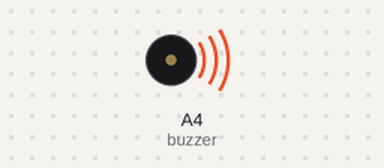
Recording of a sketch running on a simulated Arduino Uno, built with avr-gcc and run on an emulated ATmega328P. Parts: buzzer (waves = sounding).

Above: at 3.3 s.
At 87.1 s:
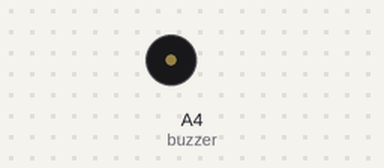
Timing chart, 0 to 88.6 s (numbered marks = the images above):
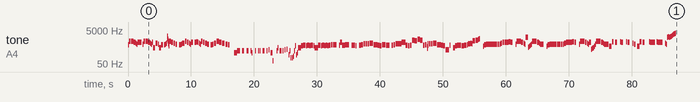

The sketch:

____.ino
```cpp
// ソードアート・オンライン 2nd Season OP 魂の色は (anime version)

#include <avr/pgmspace.h>

#define NOTE_B0  31
#define NOTE_C1  33
#define NOTE_CS1 35
#define NOTE_D1  37
#define NOTE_DS1 39
#define NOTE_E1  41
#define NOTE_F1  44
#define NOTE_FS1 46
#define NOTE_G1  49
#define NOTE_GS1 52
#define NOTE_A1  55
#define NOTE_AS1 58
#define NOTE_B1  62
#define NOTE_C2  65
#define NOTE_CS2 69
#define NOTE_D2  73
#define NOTE_DS2 78
#define NOTE_E2  82
#define NOTE_F2  87
#define NOTE_FS2 93
#define NOTE_G2  98
#define NOTE_GS2 104
#define NOTE_A2  110
#define NOTE_AS2 117
#define NOTE_B2  123
#define NOTE_C3  131
#define NOTE_CS3 139
#define NOTE_D3  147
#define NOTE_DS3 156
#define NOTE_E3  165
#define NOTE_F3  175
#define NOTE_FS3 185
#define NOTE_G3  196
#define NOTE_GS3 208
#define NOTE_A3  220
#define NOTE_AS3 233
#define NOTE_B3  247
#define NOTE_C4  262
#define NOTE_CS4 277
#define NOTE_D4  294
#define NOTE_DS4 311
#define NOTE_E4  330
#define NOTE_F4  349
#define NOTE_FS4 370
#define NOTE_G4  392
#define NOTE_GS4 415
#define NOTE_A4  440
#define NOTE_AS4 466
#define NOTE_B4  494
#define NOTE_C5  523
#define NOTE_CS5 554
#define NOTE_D5  587
#define NOTE_DS5 622
#define NOTE_E5  659
#define NOTE_F5  698
#define NOTE_FS5 740
#define NOTE_G5  784
#define NOTE_GS5 831
#define NOTE_A5  880
#define NOTE_AS5 932
#define NOTE_B5  988
#define NOTE_C6  1047
#define NOTE_CS6 1109
#define NOTE_D6  1175
#define NOTE_DS6 1245
#define NOTE_E6  1319
#define NOTE_F6  1397
#define NOTE_FS6 1480
#define NOTE_G6  1568
#define NOTE_GS6 1661
#define NOTE_A6  1760
#define NOTE_AS6 1865
#define NOTE_B6  1976
#define NOTE_C7  2093
#define NOTE_CS7 2217
#define NOTE_D7  2349
#define NOTE_DS7 2489
#define NOTE_E7  2637
#define NOTE_F7  2794
#define NOTE_FS7 2960
#define NOTE_G7  3136
#define NOTE_GS7 3322
#define NOTE_A7  3520
#define NOTE_AS7 3729
#define NOTE_B7  3951
#define NOTE_C8  4186
#define NOTE_CS8 4435
#define NOTE_D8  4699
#define NOTE_DS8 4978
#define NOTE_E8  5274
#define NOTE_F8  5588
#define NOTE_FS8 5920
#define NOTE_G8  6272
#define NOTE_GS8 6645
#define NOTE_A8  7074
#define NOTE_AS8 7459
#define NOTE_B8  7902
#define REST 0

int tempo = 92;
int buzzer = A4;

const int melody[] PROGMEM = {
  NOTE_F5,16,NOTE_CS6,8,NOTE_CS6,6,NOTE_AS5,8,NOTE_GS5,16,NOTE_FS5,16,NOTE_AS5,4,REST,32,NOTE_FS5,16,NOTE_CS6,8,NOTE_CS6,6,NOTE_AS5,8,NOTE_GS5,16,NOTE_FS5,16,NOTE_AS5,16,NOTE_AS4,8,
  NOTE_GS5,7,REST,32,NOTE_FS5,16,NOTE_AS4,8,NOTE_F5,8,REST,32,NOTE_F5,16,NOTE_FS5,16,NOTE_GS5,16,
  NOTE_C7,128,NOTE_B6,128,NOTE_A6,128,NOTE_G6,128,NOTE_F6,128,NOTE_E6,128,NOTE_D6,128,NOTE_C6,128,NOTE_B5,128,NOTE_A5,128,NOTE_G5,128,NOTE_F5,128,NOTE_E5,128,NOTE_D5,128,NOTE_CS6,32,
  NOTE_CS6,8,NOTE_AS5,8,NOTE_GS5,8,NOTE_FS5,8,REST,10,NOTE_F5,8,NOTE_FS5,16,NOTE_GS5,6,NOTE_CS6,8,NOTE_AS5,8,NOTE_GS5,16,NOTE_FS5,16,NOTE_AS5,8,REST,10,
  NOTE_AS5,8,NOTE_B5,16,NOTE_AS5,16,NOTE_GS5,16,NOTE_FS5,16,NOTE_CS6,8,NOTE_AS5,8,NOTE_GS5,8,NOTE_FS5,8,REST,10,NOTE_F5,8,NOTE_FS5,16,
  NOTE_GS5,6,NOTE_CS6,6,NOTE_AS5,6,NOTE_GS5,6,REST,16,NOTE_FS5,8,NOTE_F5,8,REST,4,
  NOTE_AS3,16,NOTE_AS3,8,NOTE_D4,8,NOTE_DS4,16,REST,8,NOTE_D4,16,NOTE_DS4,16,REST,8,NOTE_D4,16,NOTE_DS4,16,REST,8,NOTE_D4,16,NOTE_AS3,16,REST,6,
  NOTE_DS4,16,REST,8,NOTE_D4,16,NOTE_DS4,16,REST,8,NOTE_D4,16,NOTE_DS4,16,REST,8,NOTE_DS4,16,REST,16,NOTE_F4,16,REST,16,NOTE_AS3,16,NOTE_AS3,16,NOTE_DS2,16,REST,6,
  NOTE_DS4,16,NOTE_AS4,16,REST,16,NOTE_DS4,16,NOTE_DS4,16,REST,16,NOTE_DS4,16,REST,16,NOTE_F4,16,REST,16,NOTE_FS4,16,REST,16,NOTE_F3,16,NOTE_D4,16,NOTE_AS2,16,NOTE_AS2,16,
  NOTE_D3,16,NOTE_DS4,16,NOTE_D5,16,NOTE_F3,16,NOTE_AS3,16,NOTE_AS4,16,NOTE_AS4,8,NOTE_D5,8,
  NOTE_DS5,6,NOTE_D5,16,NOTE_DS5,6,NOTE_D5,16,NOTE_DS5,6,NOTE_D5,16,NOTE_AS4,6,NOTE_AS4,16,
  NOTE_DS5,6,NOTE_D5,16,NOTE_DS5,6,NOTE_D5,16,NOTE_DS5,8,NOTE_D5,16,NOTE_DS5,8,NOTE_F5,8,NOTE_F5,4,REST,8,
  NOTE_DS5,16,NOTE_AS5,8,NOTE_DS5,16,NOTE_DS5,8,NOTE_F5,8,NOTE_F5,8,REST,8,NOTE_DS5,4,NOTE_D5,16,REST,6,NOTE_DS5,8,NOTE_F5,8,NOTE_G5,8,NOTE_G5,8,NOTE_G5,8,
  NOTE_GS5,4,NOTE_F5,8,NOTE_F5,8,NOTE_DS5,8,NOTE_D5,8,NOTE_F5,4,NOTE_DS5,4,REST,12,
  NOTE_DS5,8,NOTE_F5,8,NOTE_G5,8,NOTE_G5,8,NOTE_G5,8,NOTE_AS5,4,NOTE_DS5,8,NOTE_D5,8,NOTE_DS5,8,NOTE_DS6,6,NOTE_D6,6,NOTE_F6,6,NOTE_DS6,6,
  NOTE_DS5,8,NOTE_F5,8,NOTE_GS4,64,NOTE_C5,64,NOTE_DS5,64,NOTE_G5,14,NOTE_G5,8,NOTE_G5,8,NOTE_GS5,4,NOTE_F5,4,NOTE_DS5,8,NOTE_D5,8,NOTE_F4,4,NOTE_DS5,16,REST,6,
  NOTE_AS4,8,NOTE_D5,8,NOTE_DS5,4,NOTE_D5,6,NOTE_DS5,6,NOTE_F5,16,NOTE_G5,6,NOTE_GS5,16,NOTE_G5,16,NOTE_D6,6,NOTE_DS6,6,NOTE_F6,16,NOTE_G6,16,REST,6,
  NOTE_CS5,16,NOTE_F5,8,NOTE_FS5,8,NOTE_FS5,16,NOTE_FS5,8,NOTE_FS5,8,NOTE_FS5,16,NOTE_FS5,16,NOTE_FS5,8,NOTE_FS5,8,NOTE_FS5,16,NOTE_GS5,8,
  NOTE_AS5,8,NOTE_AS5,16,NOTE_AS5,16,NOTE_AS5,8,NOTE_B5,8,NOTE_AS5,8,REST,6,
  NOTE_FS5,16,NOTE_CS6,8,NOTE_CS6,6,NOTE_AS5,8,NOTE_GS5,16,NOTE_FS5,16,NOTE_AS6,6,NOTE_B4,16,NOTE_CS5,16,NOTE_DS5,16,NOTE_FS5,16,
  NOTE_CS6,8,NOTE_CS6,6,NOTE_AS5,8,NOTE_GS5,16,NOTE_FS5,16,NOTE_FS5,6,REST,6,
  NOTE_CS5,16,NOTE_F5,8,NOTE_FS5,8,NOTE_FS5,16,NOTE_FS5,8,NOTE_FS5,8,NOTE_FS5,16,NOTE_FS5,16,NOTE_FS5,8,NOTE_FS5,8,NOTE_FS5,16,
  NOTE_GS5,8,NOTE_AS5,8,NOTE_AS5,16,NOTE_AS5,8,NOTE_AS5,16,NOTE_B5,8,NOTE_AS5,8,REST,6,
  NOTE_FS5,16,NOTE_CS6,8,NOTE_CS6,6,NOTE_AS5,8,NOTE_GS5,16,NOTE_FS5,16,NOTE_AS5,8,
  NOTE_FS4,16,NOTE_GS4,16,NOTE_AS4,16,NOTE_CS5,16,NOTE_FS5,16,NOTE_CS6,8,NOTE_CS6,6,NOTE_AS5,8,NOTE_GS5,16,NOTE_FS5,16,NOTE_FS5,4,
  NOTE_CS5,6,NOTE_B5,8,REST,16,NOTE_AS5,8,REST,6,NOTE_B5,16,
  NOTE_AS5,6,REST,6,NOTE_B5,16,NOTE_AS5,6,REST,6,NOTE_GS5,16,NOTE_FS5,8,REST,16,NOTE_CS5,6,NOTE_B5,8,REST,16,
  NOTE_AS5,8,REST,4,NOTE_B5,16,NOTE_AS5,3,REST,16,NOTE_B5,16,NOTE_AS5,3,REST,8,
  NOTE_GS5,16,NOTE_FS5,16,NOTE_AS6,16,NOTE_B6,16,NOTE_AS6,16,NOTE_B6,16,NOTE_CS7,16,NOTE_DS7,16,NOTE_F7,16,NOTE_FS7,16,NOTE_GS7,16,

};

int notes = sizeof(melody) / sizeof(melody[0]) / 2;
int wholenote = (60000 * 4) / tempo;

void playMelody(const int melody[], int notes, int wholenote) {
  for (int thisNote = 0; thisNote < notes * 2; thisNote += 2) {

    int pitch = pgm_read_word(&melody[thisNote]);
    int divider = pgm_read_word(&melody[thisNote + 1]);

    int noteDuration;

    if (divider > 0) {
      // 正常音符
      noteDuration = wholenote / divider;
    } else {
      // 負音符（1.5倍）
      noteDuration = wholenote / abs(divider);
      noteDuration = noteDuration * 1.5;
    }

    tone(buzzer, pitch, noteDuration * 0.9);
    delay(noteDuration);
    noTone(buzzer);
  }
}

void setup() {
  playMelody(melody, notes, wholenote);
}

void loop() {
}
```
